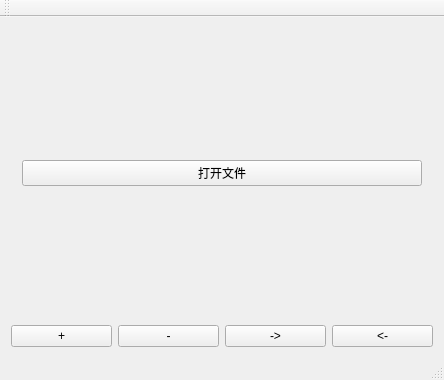
<?xml version="1.0" encoding="UTF-8"?>
<ui version="4.0">
 <class>MainWindow</class>
 <widget class="QMainWindow" name="MainWindow">
  <property name="geometry">
   <rect>
    <x>0</x>
    <y>0</y>
    <width>444</width>
    <height>380</height>
   </rect>
  </property>
  <property name="windowTitle">
   <string>MainWindow</string>
  </property>
  <widget class="QWidget" name="centralWidget">
   <layout class="QVBoxLayout" name="verticalLayout_2">
    <item>
     <widget class="QWidget" name="widget" native="true">
      <property name="sizePolicy">
       <sizepolicy hsizetype="Preferred" vsizetype="Expanding">
        <horstretch>0</horstretch>
        <verstretch>0</verstretch>
       </sizepolicy>
      </property>
      <layout class="QGridLayout" name="gridLayout">
       <item row="1" column="0">
        <layout class="QVBoxLayout" name="verticalLayout"/>
       </item>
       <item row="0" column="0">
        <widget class="QPushButton" name="pushButton_5">
         <property name="text">
          <string>打开文件</string>
         </property>
        </widget>
       </item>
      </layout>
     </widget>
    </item>
    <item>
     <layout class="QHBoxLayout" name="horizontalLayout">
      <item>
       <widget class="QPushButton" name="pushButton_4">
        <property name="text">
         <string>+</string>
        </property>
       </widget>
      </item>
      <item>
       <widget class="QPushButton" name="pushButton">
        <property name="text">
         <string>-</string>
        </property>
       </widget>
      </item>
      <item>
       <widget class="QPushButton" name="pushButton_2">
        <property name="text">
         <string>-&gt;</string>
        </property>
       </widget>
      </item>
      <item>
       <widget class="QPushButton" name="pushButton_3">
        <property name="text">
         <string>&lt;-</string>
        </property>
       </widget>
      </item>
     </layout>
    </item>
   </layout>
  </widget>
  <widget class="QMenuBar" name="menuBar">
   <property name="geometry">
    <rect>
     <x>0</x>
     <y>0</y>
     <width>444</width>
     <height>23</height>
    </rect>
   </property>
  </widget>
  <widget class="QToolBar" name="mainToolBar">
   <attribute name="toolBarArea">
    <enum>TopToolBarArea</enum>
   </attribute>
   <attribute name="toolBarBreak">
    <bool>false</bool>
   </attribute>
  </widget>
  <widget class="QStatusBar" name="statusBar"/>
 </widget>
 <layoutdefault spacing="6" margin="11"/>
 <resources/>
 <connections/>
</ui>
